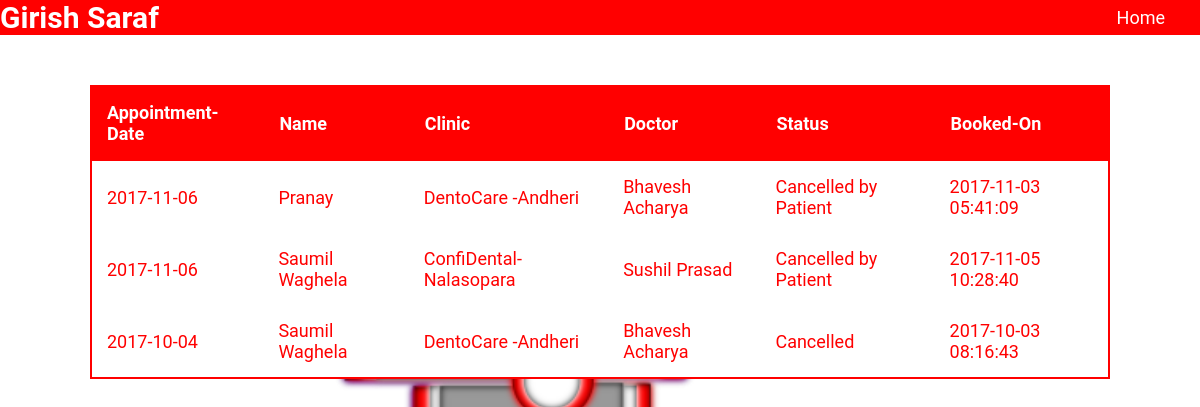
Screenshot of /viewpatientappointments.php (signed in) with the database file from the repository.
### tables this page shows
CREATE TABLE `book` (
  `Username` varchar(30) NOT NULL,
  `Fname` varchar(30) NOT NULL,
  `Gender` varchar(10) NOT NULL,
  `CID` int(5) NOT NULL,
  `DID` int(5) NOT NULL,
  `DOV` date NOT NULL,
  `Timestamp` datetime NOT NULL,
  `Status` varchar(100) NOT NULL
);

CREATE TABLE `clinic` (
  `cid` int(11) NOT NULL,
  `name` varchar(30) NOT NULL,
  `address` varchar(100) NOT NULL,
  `town` varchar(30) NOT NULL,
  `city` varchar(30) NOT NULL,
  `contact` bigint(20) NOT NULL,
  `mid` int(5) NOT NULL
);

CREATE TABLE `doctor` (
  `did` int(11) NOT NULL,
  `name` varchar(30) NOT NULL,
  `gender` varchar(30) NOT NULL,
  `dob` date NOT NULL,
  `experience` int(11) NOT NULL,
  `specialization` varchar(30) NOT NULL,
  `contact` bigint(20) NOT NULL,
  `address` varchar(100) NOT NULL,
  `username` varchar(30) NOT NULL,
  `password` varchar(30) NOT NULL,
  `region` varchar(30) NOT NULL
);

### viewpatientappointments.php (the view, shortened to what this page needs)
<html>
<head>
<link rel="stylesheet" href="main.css">
</head><?php include "dbconfig.php"; ?>
<body>
<div class="header">
				<ul>
					<li style="float:left;border-right:none"><strong><?php session_start(); echo $_SESSION['user']; ?></strong></li>
					<li><a href="ulogin.php">Home</a></li>
				</ul>
</div>
<center>
	<?php
	$name=$_SESSION['username'];
	$sql1 = "Select * from book where username ='".$name."' order by DOV desc";
			$result1=mysqli_query($conn, $sql1);
                        echo
                        "
                            <table>
					<tr>
					<th>Appointment-Date</th>
					<th>Name</th>
					<th>Clinic</th>
					<th>Doctor</th>
					<th>Status</th>
					<th>Booked-On</th>
					</tr>";
			while($row1 = mysqli_fetch_array($result1))
			{
				$sql2="SELECT * from doctor where did=".$row1['DID'];
				$result2= mysqli_query($conn,$sql2);
				while($row2= mysqli_fetch_array($result2))
				{
					$sql3="SELECT * from clinic where CID=".$row1['CID'];
						$result3= mysqli_query($conn,$sql3);
						while($row3= mysqli_fetch_array($result3))
						{
								echo "<tr>";
								echo "<td>" . $row1['DOV'] . "</td>";
								echo "<td>" . $row1['Fname'] . "</td>";
								echo "<td>" . $row3['name']."-".$row3['town'] . "</td>";
								echo "<td>" . $row2['name'] . "</td>";
								echo "<td>" . $row1['Status'] . "</td>";
								echo "<td>" . $row1['Timestamp'] . "</td>";
								echo "</tr>";
						}
				}
			}
	?>
</center>
</body>
</html>

### main.css (style rules this page uses)
body, html { background-color:white ; height: 100%; margin: 0; background-position: 0 7px; background-repeat: no-repeat; background-size: cover; position: relative; font-family: 'Roboto', sans-serif; background-image: url(images/gmans.png) ; background-position: center; }
tr:nth-child(even) { background-color: grey; }
html * { -webkit-font-smoothing: antialiased; -moz-osx-font-smoothing: grayscale; }
a { font-size: 18px; color: white; text-decoration: none; font-family: 'Roboto', sans-serif; }
strong { color: white; font-size: 30px; font-family: 'Roboto', sans-serif; }
ul { list-style-type: none; margin: 0; padding: 0; overflow: hidden; background-color: red; font-family: 'Roboto', sans-serif; }
li { float: right; font-family: 'Roboto', sans-serif; }
li a { display: block; color: white; text-align: center; padding: 7px 35px; text-decoration: none; font-family: 'Roboto', sans-serif; }

### viewpatientappointments.php (style rules this page uses)
table { width: 85%; border-collapse: collapse; border: 2px solid red; padding: 5px; font-size: 18px; margin-top: 50px; border-radius: 3px; }
th { border: 2px solid red; background-color: red; color: white; text-align: left; font-family: 'Roboto', sans-serif; padding:15px; text-align: left; }
tr,td { padding:15px; text-align: left; background-color: white; color: red; font-family: 'Roboto', sans-serif; }

### rows the page displays
book: DOV "2017-11-06", Fname "Pranay", Status "Cancelled by Patient", Timestamp "2017-11-03 05:41:09"
doctor: name "Bhavesh Acharya"
clinic: name "DentoCare", town "Andheri"
book: DOV "2017-11-06", Fname "Saumil Waghela", Status "Cancelled by Patient", Timestamp "2017-11-05 10:28:40"
doctor: name "Sushil Prasad"
clinic: name "ConfiDental", town "Nalasopara"
book: DOV "2017-10-04", Fname "Saumil Waghela", Status "Cancelled", Timestamp "2017-10-03 08:16:43"

### other values shown
$_SESSION['user'] "Girish Saraf"
